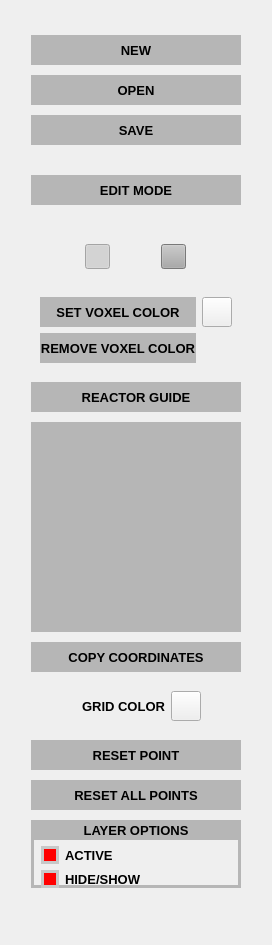
      <widget class="QWidget" name="page_1">
       <layout class="QVBoxLayout" name="verticalLayout_3">
        <item>
         <widget class="QWidget" name="verticalWidget" native="true">
          <property name="minimumSize">
           <size>
            <width>250</width>
            <height>0</height>
           </size>
          </property>
          <property name="maximumSize">
           <size>
            <width>200</width>
            <height>16777215</height>
           </size>
          </property>
          <layout class="QVBoxLayout" name="verticalLayout">
           <property name="spacing">
            <number>10</number>
           </property>
           <property name="leftMargin">
            <number>20</number>
           </property>
           <property name="topMargin">
            <number>0</number>
           </property>
           <property name="rightMargin">
            <number>20</number>
           </property>
           <property name="bottomMargin">
            <number>6</number>
           </property>
           <item>
            <widget class="QLabel" name="label">
             <property name="maximumSize">
              <size>
               <width>16777215</width>
               <height>90</height>
              </size>
             </property>
             <property name="text">
              <string/>
             </property>
             <property name="pixmap">
              <pixmap resource="resource.qrc">:/resource/2D_Voxel_Designer_LOGO.png</pixmap>
             </property>
             <property name="scaledContents">
              <bool>true</bool>
             </property>
            </widget>
           </item>
           <item>
            <widget class="QPushButton" name="btnNew">
             <property name="minimumSize">
              <size>
               <width>0</width>
               <height>30</height>
              </size>
             </property>
             <property name="font">
              <font>
               <pointsize>10</pointsize>
               <weight>75</weight>
               <bold>true</bold>
              </font>
             </property>
             <property name="styleSheet">
              <string notr="true">QPushButton{
color: rgb(0, 0, 0);
background-color: rgb(182, 182, 182);
border:none;
}
QPushButton:hover{
color: rgb(0, 0, 0);
background-color: rgb(200, 200, 200);
border:none;
}
QPushButton:pressed{
color: rgb(0, 0, 0);
background-color: rgb(210, 210, 210);
border:none;
}
QPushButton:disabled {
color: rgb(96, 96, 96);
background-color: rgb(200, 200, 200);
border:none;
}</string>
             </property>
             <property name="text">
              <string>NEW</string>
             </property>
            </widget>
           </item>
           <item>
            <widget class="QPushButton" name="btnOpen">
             <property name="minimumSize">
              <size>
               <width>0</width>
               <height>30</height>
              </size>
             </property>
             <property name="font">
              <font>
               <pointsize>10</pointsize>
               <weight>75</weight>
               <bold>true</bold>
              </font>
             </property>
             <property name="styleSheet">
              <string notr="true">QPushButton{
color: rgb(0, 0, 0);
background-color: rgb(182, 182, 182);
border:none;
}
QPushButton:hover{
color: rgb(0, 0, 0);
background-color: rgb(200, 200, 200);
border:none;
}
QPushButton:pressed{
color: rgb(0, 0, 0);
background-color: rgb(210, 210, 210);
border:none;
}
QPushButton:disabled {
color: rgb(96, 96, 96);
background-color: rgb(200, 200, 200);
border:none;
}</string>
             </property>
             <property name="text">
              <string>OPEN</string>
             </property>
            </widget>
           </item>
           <item>
            <widget class="QPushButton" name="btnSave">
             <property name="minimumSize">
              <size>
               <width>0</width>
               <height>30</height>
              </size>
             </property>
             <property name="font">
              <font>
               <pointsize>10</pointsize>
               <weight>75</weight>
               <bold>true</bold>
              </font>
             </property>
             <property name="styleSheet">
              <string notr="true">QPushButton{
color: rgb(0, 0, 0);
background-color: rgb(182, 182, 182);
border:none;
}
QPushButton:hover{
color: rgb(0, 0, 0);
background-color: rgb(200, 200, 200);
border:none;
}
QPushButton:pressed{
color: rgb(0, 0, 0);
background-color: rgb(210, 210, 210);
border:none;
}
QPushButton:disabled {
color: rgb(96, 96, 96);
background-color: rgb(200, 200, 200);
border:none;
}</string>
             </property>
             <property name="text">
              <string>SAVE</string>
             </property>
            </widget>
           </item>
           <item>
            <widget class="QWidget" name="widget_10" native="true">
             <property name="minimumSize">
              <size>
               <width>0</width>
               <height>10</height>
              </size>
             </property>
             <property name="maximumSize">
              <size>
               <width>16777215</width>
               <height>10</height>
              </size>
             </property>
            </widget>
           </item>
           <item>
            <widget class="QPushButton" name="btnEditMode">
             <property name="minimumSize">
              <size>
               <width>0</width>
               <height>30</height>
              </size>
             </property>
             <property name="font">
              <font>
               <pointsize>10</pointsize>
               <weight>75</weight>
               <bold>true</bold>
              </font>
             </property>
             <property name="styleSheet">
              <string notr="true">QPushButton{
color: rgb(0, 0, 0);
background-color: rgb(182, 182, 182);
border:none;
}
QPushButton:hover{
color: rgb(0, 0, 0);
background-color: rgb(200, 200, 200);
border:none;
}
QPushButton:pressed{
color: rgb(0, 0, 0);
background-color: rgb(210, 210, 210);
border:none;
}
QPushButton:disabled {
color: rgb(96, 96, 96);
background-color: rgb(200, 200, 200);
border:none;
}</string>
             </property>
             <property name="text">
              <string>EDIT MODE</string>
             </property>
            </widget>
           </item>
           <item>
            <widget class="QWidget" name="widget_11" native="true">
             <property name="minimumSize">
              <size>
               <width>0</width>
               <height>10</height>
              </size>
             </property>
             <property name="maximumSize">
              <size>
               <width>16777215</width>
               <height>10</height>
              </size>
             </property>
            </widget>
           </item>
           <item>
            <widget class="QWidget" name="widget_9" native="true">
             <property name="minimumSize">
              <size>
               <width>0</width>
               <height>40</height>
              </size>
             </property>
             <layout class="QHBoxLayout" name="horizontalLayout_7">
              <item>
               <widget class="QPushButton" name="btnPointSelect">
                <property name="minimumSize">
                 <size>
                  <width>25</width>
                  <height>25</height>
                 </size>
                </property>
                <property name="maximumSize">
                 <size>
                  <width>25</width>
                  <height>25</height>
                 </size>
                </property>
                <property name="toolTip">
                 <string>Select Node</string>
                </property>
                <property name="styleSheet">
                 <string notr="true">QPushButton{
	background-color: rgb(170, 170, 170);
	border-image: url(:/resource/point_select.png);
}

QPushButton:hover{
	background-color: rgb(150, 150, 150);
}

QPushButton:pressed{
	background-color: rgb(200, 200, 200);
}

QPushButton:checked{
	background-color: rgb(230, 230, 230);
}

QPushButton:disabled {
	background-color: rgb(100, 100, 100);
}</string>
                </property>
                <property name="text">
                 <string/>
                </property>
                <property name="checkable">
                 <bool>true</bool>
                </property>
                <property name="checked">
                 <bool>true</bool>
                </property>
                <property name="flat">
                 <bool>false</bool>
                </property>
               </widget>
              </item>
              <item>
               <widget class="QPushButton" name="btnVoxelSelect">
                <property name="minimumSize">
                 <size>
                  <width>25</width>
                  <height>25</height>
                 </size>
                </property>
                <property name="maximumSize">
                 <size>
                  <width>25</width>
                  <height>25</height>
                 </size>
                </property>
                <property name="toolTip">
                 <string>Select Voxel</string>
                </property>
                <property name="styleSheet">
                 <string notr="true">QPushButton{
	background-color: rgb(170, 170, 170);
	border-image: url(:/resource/voxel_select.png);
}

QPushButton:hover{
	background-color: rgb(150, 150, 150);
}

QPushButton:pressed{
	background-color: rgb(200, 200, 200);
}

QPushButton:checked{
	background-color: rgb(230, 230, 230);
}

QPushButton:disabled {
	background-color: rgb(100, 100, 100);
}</string>
                </property>
                <property name="text">
                 <string/>
                </property>
                <property name="checkable">
                 <bool>true</bool>
                </property>
                <property name="flat">
                 <bool>false</bool>
                </property>
               </widget>
              </item>
             </layout>
            </widget>
           </item>
           <item>
            <widget class="QWidget" name="widLineColor_6" native="true">
             <property name="minimumSize">
              <size>
               <width>0</width>
               <height>80</height>
              </size>
             </property>
             <property name="styleSheet">
              <string notr="true"/>
             </property>
             <layout class="QGridLayout" name="gridLayout">
              <property name="rightMargin">
               <number>9</number>
              </property>
              <item row="0" column="1">
               <widget class="QPushButton" name="btnColorVoxel">
                <property name="minimumSize">
                 <size>
                  <width>30</width>
                  <height>30</height>
                 </size>
                </property>
                <property name="maximumSize">
                 <size>
                  <width>30</width>
                  <height>30</height>
                 </size>
                </property>
                <property name="text">
                 <string/>
                </property>
               </widget>
              </item>
              <item row="0" column="0">
               <widget class="QPushButton" name="btnSetVoxelColor">
                <property name="minimumSize">
                 <size>
                  <width>0</width>
                  <height>30</height>
                 </size>
                </property>
                <property name="font">
                 <font>
                  <pointsize>10</pointsize>
                  <weight>75</weight>
                  <bold>true</bold>
                 </font>
                </property>
                <property name="styleSheet">
                 <string notr="true">QPushButton{
color: rgb(0, 0, 0);
background-color: rgb(182, 182, 182);
border:none;
}
QPushButton:hover{
color: rgb(0, 0, 0);
background-color: rgb(200, 200, 200);
border:none;
}
QPushButton:pressed{
color: rgb(0, 0, 0);
background-color: rgb(210, 210, 210);
border:none;
}
QPushButton:disabled {
color: rgb(96, 96, 96);
background-color: rgb(200, 200, 200);
border:none;
}</string>
                </property>
                <property name="text">
                 <string>SET VOXEL COLOR</string>
                </property>
               </widget>
              </item>
              <item row="1" column="0">
               <widget class="QPushButton" name="btnRemoveVoxelColor">
                <property name="minimumSize">
                 <size>
                  <width>0</width>
                  <height>30</height>
                 </size>
                </property>
                <property name="font">
                 <font>
                  <pointsize>10</pointsize>
                  <weight>75</weight>
                  <bold>true</bold>
                 </font>
                </property>
                <property name="styleSheet">
                 <string notr="true">QPushButton{
color: rgb(0, 0, 0);
background-color: rgb(182, 182, 182);
border:none;
}
QPushButton:hover{
color: rgb(0, 0, 0);
background-color: rgb(200, 200, 200);
border:none;
}
QPushButton:pressed{
color: rgb(0, 0, 0);
background-color: rgb(210, 210, 210);
border:none;
}
QPushButton:disabled {
color: rgb(96, 96, 96);
background-color: rgb(200, 200, 200);
border:none;
}</string>
                </property>
                <property name="text">
                 <string>REMOVE VOXEL COLOR</string>
                </property>
               </widget>
              </item>
             </layout>
            </widget>
           </item>
           <item>
            <widget class="QPushButton" name="btnReactorGuide">
             <property name="minimumSize">
              <size>
               <width>0</width>
               <height>30</height>
              </size>
             </property>
             <property name="font">
              <font>
               <pointsize>10</pointsize>
               <weight>75</weight>
               <bold>true</bold>
              </font>
             </property>
             <property name="styleSheet">
              <string notr="true">QPushButton{
color: rgb(0, 0, 0);
background-color: rgb(182, 182, 182);
border:none;
}
QPushButton:hover{
color: rgb(0, 0, 0);
background-color: rgb(200, 200, 200);
border:none;
}
QPushButton:pressed{
color: rgb(0, 0, 0);
background-color: rgb(210, 210, 210);
border:none;
}
QPushButton:disabled {
color: rgb(96, 96, 96);
background-color: rgb(200, 200, 200);
border:none;
}
QPushButton:checked{
color: rgb(255, 0, 0);
background-color: rgb(210, 210, 210);
border:none;
}</string>
             </property>
             <property name="text">
              <string>REACTOR GUIDE</string>
             </property>
             <property name="checkable">
              <bool>true</bool>
             </property>
            </widget>
           </item>
           <item>
            <widget class="QWidget" name="widget" native="true">
             <property name="minimumSize">
              <size>
               <width>210</width>
               <height>210</height>
              </size>
             </property>
             <property name="maximumSize">
              <size>
               <width>210</width>
               <height>210</height>
              </size>
             </property>
             <property name="styleSheet">
              <string notr="true">background-color: rgb(182, 182, 182);</string>
             </property>
             <layout class="QHBoxLayout" name="horizontalLayout">
              <property name="spacing">
               <number>0</number>
              </property>
              <property name="leftMargin">
               <number>0</number>
              </property>
              <property name="topMargin">
               <number>0</number>
              </property>
              <property name="rightMargin">
               <number>0</number>
              </property>
              <property name="bottomMargin">
               <number>0</number>
              </property>
              <item>
               <widget class="Widget" name="widReactorPreview" native="true">
                <property name="styleSheet">
                 <string notr="true">background-color: rgb(182, 182, 182);
border: none;</string>
                </property>
               </widget>
              </item>
             </layout>
            </widget>
           </item>
           <item>
            <widget class="QPushButton" name="btnCopyCoordinates">
             <property name="minimumSize">
              <size>
               <width>0</width>
               <height>30</height>
              </size>
             </property>
             <property name="font">
              <font>
               <pointsize>10</pointsize>
               <weight>75</weight>
               <bold>true</bold>
              </font>
             </property>
             <property name="styleSheet">
              <string notr="true">QPushButton{
color: rgb(0, 0, 0);
background-color: rgb(182, 182, 182);
border:none;
}
QPushButton:hover{
color: rgb(0, 0, 0);
background-color: rgb(200, 200, 200);
border:none;
}
QPushButton:pressed{
color: rgb(0, 0, 0);
background-color: rgb(210, 210, 210);
border:none;
}
QPushButton:disabled {
color: rgb(96, 96, 96);
background-color: rgb(200, 200, 200);
border:none;
}</string>
             </property>
             <property name="text">
              <string>COPY COORDINATES</string>
             </property>
            </widget>
           </item>
           <item>
            <widget class="QWidget" name="widLineColor" native="true">
             <property name="minimumSize">
              <size>
               <width>0</width>
               <height>40</height>
              </size>
             </property>
             <property name="styleSheet">
              <string notr="true"/>
             </property>
             <layout class="QHBoxLayout" name="horizontalLayout_2">
              <property name="rightMargin">
               <number>40</number>
              </property>
              <item>
               <widget class="QLabel" name="lblLineColor">
                <property name="font">
                 <font>
                  <pointsize>10</pointsize>
                  <weight>75</weight>
                  <bold>true</bold>
                 </font>
                </property>
                <property name="text">
                 <string>GRID COLOR</string>
                </property>
                <property name="alignment">
                 <set>Qt::AlignRight|Qt::AlignTrailing|Qt::AlignVCenter</set>
                </property>
               </widget>
              </item>
              <item>
               <widget class="QPushButton" name="btnLineColor">
                <property name="minimumSize">
                 <size>
                  <width>30</width>
                  <height>30</height>
                 </size>
                </property>
                <property name="maximumSize">
                 <size>
                  <width>30</width>
                  <height>30</height>
                 </size>
                </property>
                <property name="text">
                 <string/>
                </property>
               </widget>
              </item>
             </layout>
            </widget>
           </item>
           <item>
            <widget class="QPushButton" name="btnResetPoint">
             <property name="minimumSize">
              <size>
               <width>0</width>
               <height>30</height>
              </size>
             </property>
             <property name="font">
              <font>
               <pointsize>10</pointsize>
               <weight>75</weight>
               <bold>true</bold>
              </font>
             </property>
             <property name="styleSheet">
              <string notr="true">QPushButton{
color: rgb(0, 0, 0);
background-color: rgb(182, 182, 182);
border:none;
}
QPushButton:hover{
color: rgb(0, 0, 0);
background-color: rgb(200, 200, 200);
border:none;
}
QPushButton:pressed{
color: rgb(0, 0, 0);
background-color: rgb(210, 210, 210);
border:none;
}
QPushButton:disabled {
color: rgb(96, 96, 96);
background-color: rgb(200, 200, 200);
border:none;
}</string>
             </property>
             <property name="text">
              <string>RESET POINT</string>
             </property>
            </widget>
           </item>
           <item>
            <widget class="QPushButton" name="btnResetAllPoint">
             <property name="minimumSize">
              <size>
               <width>0</width>
               <height>30</height>
              </size>
             </property>
             <property name="font">
              <font>
               <pointsize>10</pointsize>
               <weight>75</weight>
               <bold>true</bold>
              </font>
             </property>
             <property name="styleSheet">
              <string notr="true">QPushButton{
color: rgb(0, 0, 0);
background-color: rgb(182, 182, 182);
border:none;
}
QPushButton:hover{
color: rgb(0, 0, 0);
background-color: rgb(200, 200, 200);
border:none;
}
QPushButton:pressed{
color: rgb(0, 0, 0);
background-color: rgb(210, 210, 210);
border:none;
}
QPushButton:disabled {
color: rgb(96, 96, 96);
background-color: rgb(200, 200, 200);
border:none;
}</string>
             </property>
             <property name="text">
              <string>RESET ALL POINTS</string>
             </property>
            </widget>
           </item>
           <item>
            <widget class="QWidget" name="widSpace_2" native="true">
             <property name="minimumSize">
              <size>
               <width>0</width>
               <height>20</height>
              </size>
             </property>
             <property name="styleSheet">
              <string notr="true">QWidget {
	border-right: 3px solid rgb(182, 182, 182);
	border-left: 3px solid rgb(182, 182, 182);
border-bottom: 3px solid rgb(182, 182, 182);
}</string>
             </property>
             <layout class="QVBoxLayout" name="verticalLayout_7">
              <property name="leftMargin">
               <number>0</number>
              </property>
              <property name="topMargin">
               <number>0</number>
              </property>
              <property name="rightMargin">
               <number>0</number>
              </property>
              <property name="bottomMargin">
               <number>0</number>
              </property>
              <item>
               <widget class="QLabel" name="label_3">
                <property name="minimumSize">
                 <size>
                  <width>0</width>
                  <height>20</height>
                 </size>
                </property>
                <property name="font">
                 <font>
                  <pointsize>10</pointsize>
                  <weight>75</weight>
                  <bold>true</bold>
                 </font>
                </property>
                <property name="styleSheet">
                 <string notr="true">QLabel{
color: rgb(0, 0, 0);
background-color: rgb(182, 182, 182);
border:none;
}</string>
                </property>
                <property name="text">
                 <string>LAYER OPTIONS</string>
                </property>
                <property name="alignment">
                 <set>Qt::AlignCenter</set>
                </property>
               </widget>
              </item>
              <item>
               <widget class="QCheckBox" name="chkActiveBtn">
                <property name="font">
                 <font>
                  <pointsize>10</pointsize>
                  <weight>75</weight>
                  <bold>true</bold>
                 </font>
                </property>
                <property name="styleSheet">
                 <string notr="true">QCheckBox {
margin-left:10px;
margin-right:10px;
border-left:none;
border-bottom:none;
border-right:none;
}

QCheckBox::indicator {
    width:                  12px;
    height:                 12px;
    border-radius:          0px;
}

QCheckBox::indicator:checked {
    background-color:       red;
        border:                 3px solid rgb(200,200,200);
}

QCheckBox::indicator:unchecked {
    background-color:       rgb(96,96,96);
    border:                 3px solid rgb(200,200,200);
}</string>
                </property>
                <property name="text">
                 <string>ACTIVE</string>
                </property>
                <property name="checked">
                 <bool>true</bool>
                </property>
               </widget>
              </item>
              <item>
               <widget class="QCheckBox" name="chkHideShowBtn">
                <property name="font">
                 <font>
                  <pointsize>10</pointsize>
                  <weight>75</weight>
                  <bold>true</bold>
                 </font>
                </property>
                <property name="styleSheet">
                 <string notr="true">QCheckBox {
margin-left:10px;
margin-right:10px;
border-left:none;
border-bottom:none;
border-right:none;
}

QCheckBox::indicator {
    width:                  12px;
    height:                 12px;
    border-radius:          0px;
}

QCheckBox::indicator:checked {
    background-color:       red;
        border:                 3px solid rgb(200,200,200);
}

QCheckBox::indicator:unchecked {
    background-color:       rgb(96,96,96);
    border:                 3px solid rgb(200,200,200);
}</string>
                </property>
                <property name="text">
                 <string>HIDE/SHOW</string>
                </property>
                <property name="checked">
                 <bool>true</bool>
                </property>
               </widget>
              </item>
             </layout>
            </widget>
           </item>
           <item>
            <spacer name="verticalSpacer">
             <property name="orientation">
              <enum>Qt::Vertical</enum>
             </property>
             <property name="sizeHint" stdset="0">
              <size>
               <width>20</width>
               <height>40</height>
              </size>
             </property>
            </spacer>
           </item>
          </layout>
         </widget>
        </item>
       </layout>
      </widget>
